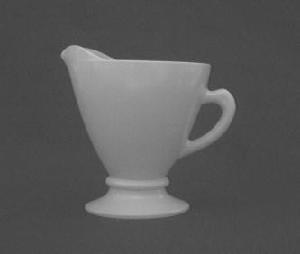
#> input picture images/teacup.jpg, 300 x 254 px
$ python template_matching.py --source images/teacup.jpg --template images/basic_shapes.png
#> lines starting #> are read from the running program, lines starting #| are printed output that depends on the picture; after the words box and inside, x2 and y2 are one past the last pixel; in counts of white or black regions, pixels touching at a corner belong together
"""
	@author: Akshay Nevrekar
	@created_on: 04/11/2019
"""

import argparse
import cv2


ap = argparse.ArgumentParser()
ap.add_argument("-s","--source", required=True, help="path of source image")
ap.add_argument("-t","--template", required=True, help="path of template")
args = vars(ap.parse_args())

source = cv2.imread(args["source"])
#> source is the input picture: shape (254, 300, 3); min 62, max 199, mean 89.6
template = cv2.imread(args["template"])
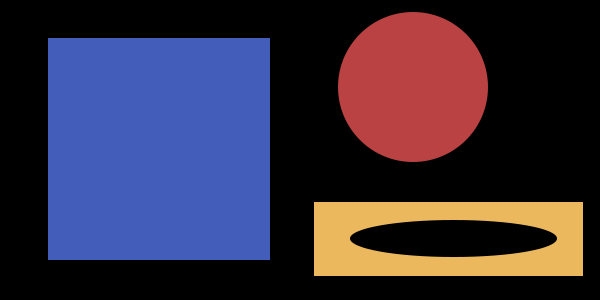
#> input picture images/basic_shapes.png, 600 x 300 px
#> template is the input picture: shape (300, 600, 3); mean B, G, R 64.6, 46.4, 54.5

(tempH, tempW) = template.shape[:2]
#> tempH = 300; tempW = 600

# find the template in source image
result = cv2.matchTemplate(source, template, cv2.TM_CCOEFF)
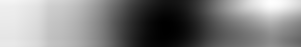
#> result: shape (47, 301) float32; min -102224408, max 175494608, mean 37520528; drawn with min black and max white

(minVal, maxVal, minLoc, (x,y)) = cv2.minMaxLoc(result)
#> minVal = -102224408; maxVal = 175494608; minLoc = (165, 22); x = 270; y = 2

# draw bounding box
cv2.rectangle(source, (x,y), (x+tempW, y+tempH), (0,255,0), 2)
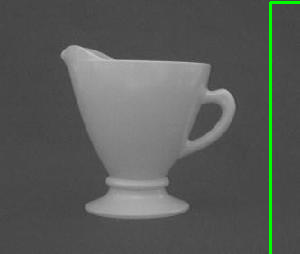
#> source: shape (254, 300, 3); 1.1% of pixels changed, all inside (x1, y1, x2, y2) = (269, 1, 300, 254)

# show the images
cv2.imshow("Source", source)
cv2.imshow("Template", template)
cv2.waitKey(0)
